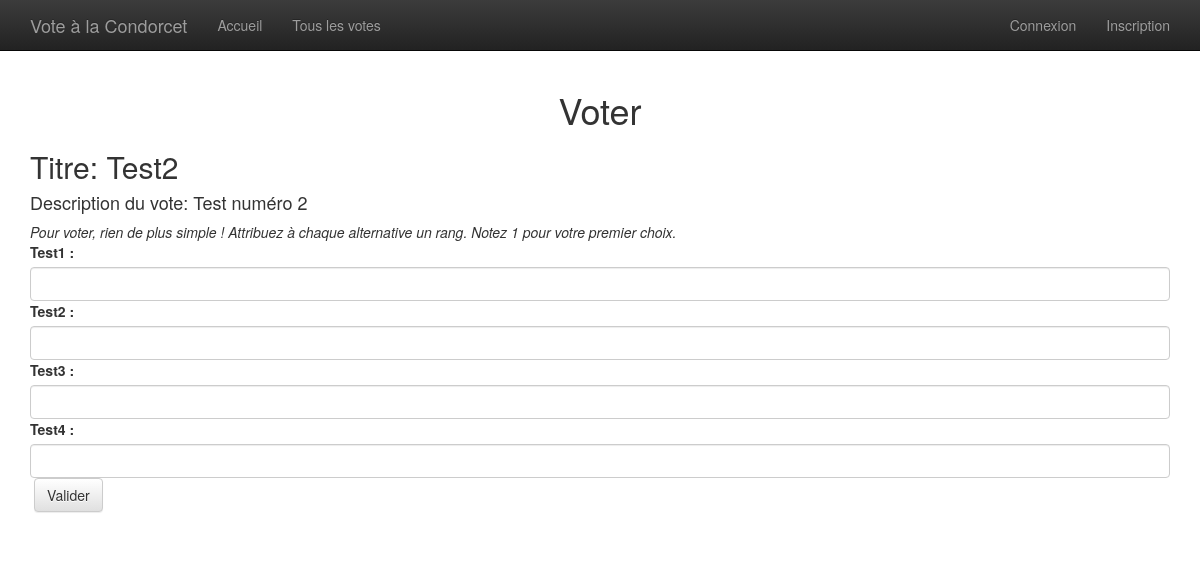
Page /index.php?action=voter&idVote=4 on the committed database.
### tables this page shows
CREATE TABLE `Votes` (
  `id` int(11) NOT NULL,
  `titre` varchar(20) NOT NULL,
  `description` varchar(400) NOT NULL,
  `type` varchar(10) NOT NULL,
  `nbAlternatives` int(11) NOT NULL,
  `dateDebut` date NOT NULL,
  `dateFin` date NOT NULL,
  `statut` varchar(10) NOT NULL,
  `idAdmin` int(11) NOT NULL
);

CREATE TABLE `Alternatives` (
  `id` int(11) NOT NULL,
  `idVote` int(11) NOT NULL,
  `nom` varchar(20) NOT NULL
);

### model/Vote.php (called while the page is built, shortened)
<?php
require_once('./model/Model.php');
class Vote extends Model {
  public $id;
  public function __construct($id = null, $titre = null, $description = null, $type = null, $nbAlternatives = null, $dateDebut = null, $dateFin = null,$statut = null, $idAdmin = null){
    $this->id = $id;
  }
  public function existeVote() {
    $sql = "SELECT titre, description, type, nbAlternatives, dateDebut, dateFin, statut, idAdmin
            FROM Votes WHERE id = $this->id";
    $req = $this->executerRequete($sql);
    if($req->rowCount() == 1) {
      $donnees = $req->fetch();
      $this->titre = $donnees['titre'];
      $this->description = $donnees['description'];
      return true;
    }
    else return false;
  }
}

### model/Model.php (called while the page is built, shortened)
<?php
abstract class Model
{
  public function executerRequete($sql, $parametres = null) {
    if ($parametres == null) {
      $req = $this->dbConnect()->query($sql);
    }
    else {
      $req = $this->dbConnect()->prepare($sql);
      $req->execute($parametres);
    }
    return $req;
  }
  private function dbConnect(){
    try {
      $bdd = new PDO('mysql:host=localhost;dbname=Condorcet;charset=utf8', 'root', 'root', array(PDO::ATTR_ERRMODE => PDO::ERRMODE_EXCEPTION));
    }
    catch (Exception $e) {
      die('Erreur : ' . $e->getMessage());
    }
    return $bdd;
  }
}

### model/Alternative.php (called while the page is built, shortened)
<?php
require_once('./model/Model.php');
class Alternative extends Model {
  public function __construct($id = null, $idVote = null, $nom = null) {
    $this->id = $id;
    $this->nom = $nom;
  }
  public static function recupererAlternatives(Vote $vote) {
    $sql = 'SELECT id, idVote, nom FROM Alternatives WHERE idVote = :idVote';
    $parametre = array('idVote' => $vote->id);
    $req = $vote->executerRequete($sql, $parametre);
    while($donnees = $req->fetch()) {
      $tableau[] = new Alternative($donnees['id'], $donnees['idVote'], $donnees['nom']);
    }
    return $tableau;
  }
}

### view/voter.php (the view, shortened to what this page needs)
	<div class="container">
		<h1>Voter</h1>
		<h2>Titre: <?php echo htmlspecialchars($vote->titre); ?></h2>
		<h4>Description du vote: <?php echo htmlspecialchars($vote->description); ?></h4>
		<em>Pour voter, rien de plus simple ! Attribuez à chaque alternative un rang. Notez 1 pour votre premier choix.</em>
		<form method="post" class="form-group" action="/SiteWeb/index.php?action=voter&amp;idVote=<?php echo htmlspecialchars($vote->id); ?>">
			<table>
			<tbody>
				<?php
				foreach ($alternatives as $alternative)
				{
					?>
					<tr>
						<label for="alternative<?php echo htmlspecialchars($alternative->nom); ?>"><?php echo htmlspecialchars($alternative->nom); ?> : </label>
						<input type="number" min="1" max="<?php htmlspecialchars($vote->nbAlternatives);?>" class="form-control" name="alternative<?php echo htmlspecialchars($alternative->id); ?>" id="alternative<?php echo htmlspecialchars($alternative->id);?>" autofocus required>
					</tr>
					<?php
				}
				?>
			</tbody>
			<p>
				<input type="submit" class="btn btn-default" name="check" value="Valider">
			</p>
		</table>
		</form>
	</div>
<?php require('template.php'); ?>

### public/style.css (style rules this page uses)
body { font-family:'Raleway', sans-serif; position: relative; padding-top: 70px; }
h1 { text-align: center; }
.btn { border-radius: 0px; }

### view/template.php (style rules this page uses)
body { padding-top: 70px; }

### rows in the picture
votes: titre "Test2", description "Test numéro 2"
alternatives: nom "Test1"
alternatives: nom "Test2"
alternatives: nom "Test3"
alternatives: nom "Test4"
